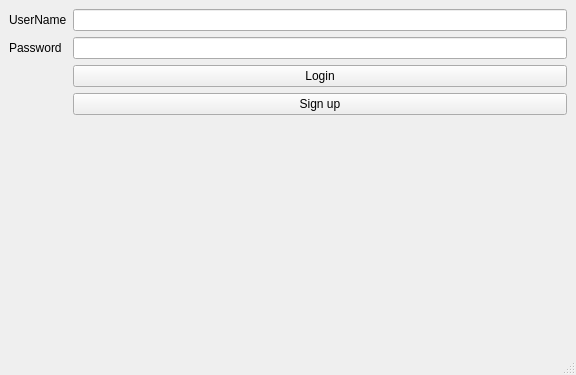
<?xml version="1.0" encoding="UTF-8"?>
<ui version="4.0">
 <class>MainWindow</class>
 <widget class="QMainWindow" name="MainWindow">
  <property name="geometry">
   <rect>
    <x>0</x>
    <y>0</y>
    <width>576</width>
    <height>375</height>
   </rect>
  </property>
  <property name="windowTitle">
   <string>MainWindow</string>
  </property>
  <widget class="QWidget" name="centralwidget">
   <layout class="QVBoxLayout" name="verticalLayout_2">
    <item>
     <layout class="QVBoxLayout" name="verticalLayout">
      <item>
       <layout class="QFormLayout" name="formLayout">
        <item row="0" column="0">
         <widget class="QLabel" name="label">
          <property name="text">
           <string>UserName</string>
          </property>
         </widget>
        </item>
        <item row="1" column="0">
         <widget class="QLabel" name="label_2">
          <property name="text">
           <string>Password</string>
          </property>
         </widget>
        </item>
        <item row="0" column="1">
         <widget class="QLineEdit" name="lineEdit"/>
        </item>
        <item row="1" column="1">
         <widget class="QLineEdit" name="lineEdit_2"/>
        </item>
        <item row="2" column="1">
         <widget class="QPushButton" name="pushButton">
          <property name="text">
           <string>Login</string>
          </property>
         </widget>
        </item>
        <item row="3" column="1">
         <widget class="QPushButton" name="pushButton_2">
          <property name="text">
           <string>Sign up</string>
          </property>
         </widget>
        </item>
       </layout>
      </item>
     </layout>
    </item>
   </layout>
  </widget>
  <widget class="QMenuBar" name="menubar">
   <property name="geometry">
    <rect>
     <x>0</x>
     <y>0</y>
     <width>576</width>
     <height>22</height>
    </rect>
   </property>
  </widget>
  <widget class="QStatusBar" name="statusbar"/>
 </widget>
 <resources/>
 <connections/>
</ui>
